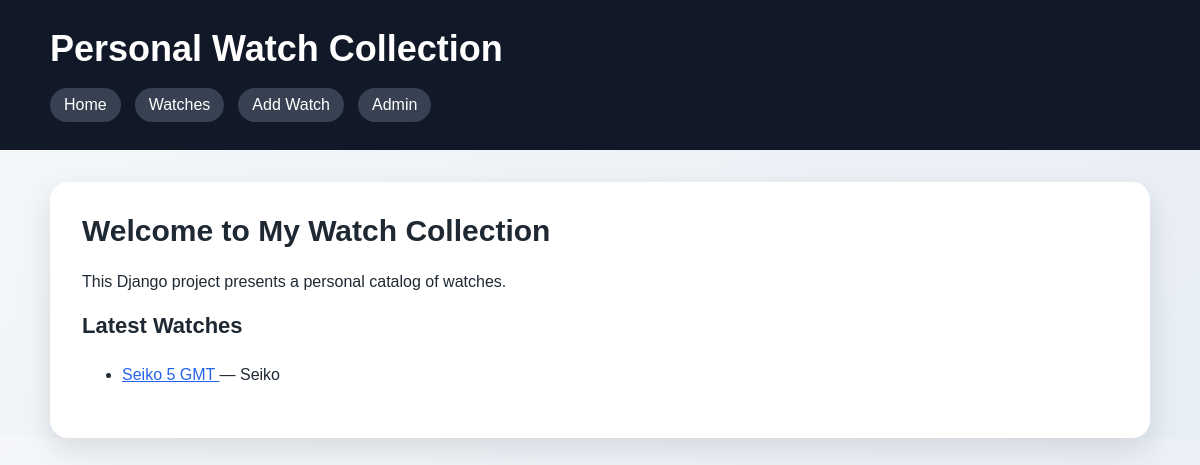
Before: / with the older database file.
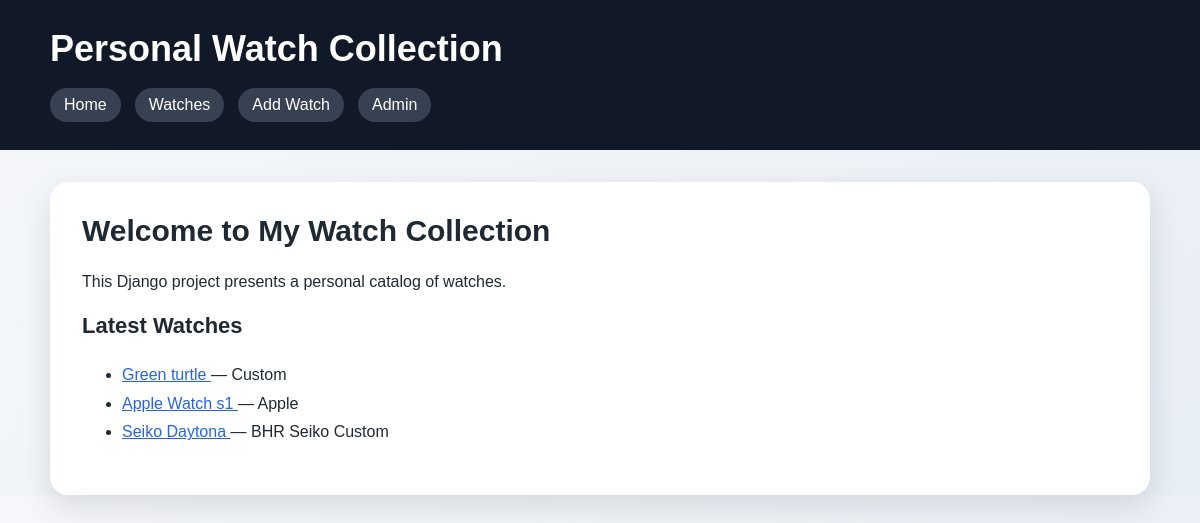
After: the same page with the newer database file.
### catalog/models.py (models this page shows, shortened)
class Watch(models.Model):
    name = models.CharField(max_length=200)
    brand = models.ForeignKey(Brand, on_delete=models.CASCADE)
    category = models.ForeignKey(Category, on_delete=models.CASCADE)
    movement_type = models.CharField(max_length=20, choices=MovementType.choices)
    price = models.DecimalField(max_digits=10, decimal_places=2)
    purchase_date = models.DateField()
    is_in_collection = models.BooleanField(default=True)
    description = models.TextField()
    tags = models.ManyToManyField(Tag, blank=True)
    created_at = models.DateTimeField(auto_now_add=True)

class Brand(models.Model):
    name = models.CharField(max_length=100)
    country = models.CharField(max_length=100)
    founded_year = models.IntegerField()
    description = models.TextField()

### catalog/views.py (the view)
# urls.py: path("", views.home, name="home"),
def home(request):
    watches = Watch.objects.all().order_by("-created_at")[:3]
    context = {"watches": watches}
    return render(request, "catalog/home.html", context)

### templates/catalog/home.html
{% extends "catalog/base.html" %} {% block content %}
<section>
  <h2>Welcome to My Watch Collection</h2>
  <p>This Django project presents a personal catalog of watches.</p>
  <h3>Latest Watches</h3>
  <ul>
    {% for watch in watches %}
    <li>
      <a href="{% url 'catalog:watch_detail' watch.id %}"> {{ watch.name }} </a>
      — {{ watch.brand.name }}
    </li>
    {% empty %}
    <li>No watches have been added yet.</li>
    {% endfor %}
  </ul>
</section>
{% endblock %}

Changed rows visible on the page:
no longer on this page (row unchanged): Watch: name "Seiko 5 GMT", brand.name "Seiko"
added Watch: name "Green turtle", brand.name "Custom"
added Watch: name "Apple Watch s1", brand.name "Apple"
added Watch: name "Seiko Daytona", brand.name "BHR Seiko Custom"
